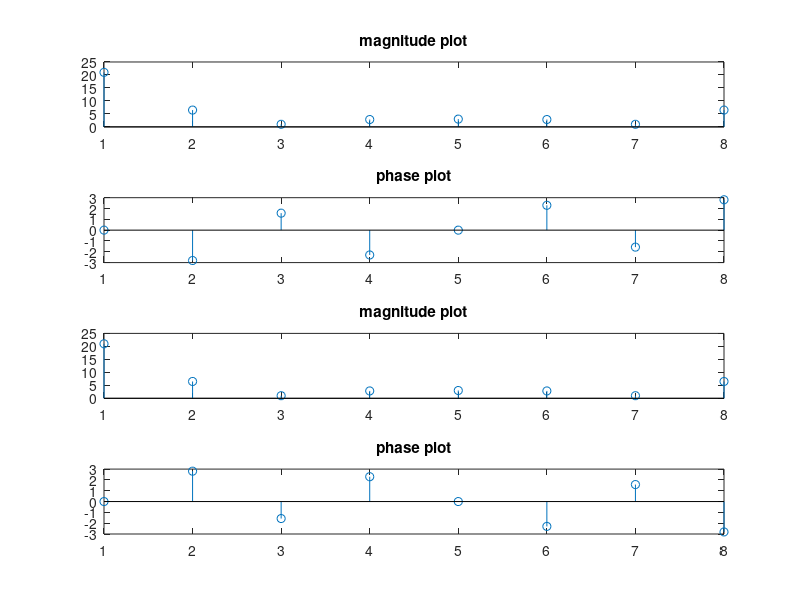

Write the MATLAB code that produced this figure.
%time reversal
clc;
close all;
x1=[1 2 3 4 5 2 3 1];
x2=[1 1 3 2 5 4 3 2];
L=length(x1);
L1=length(x2);
N=8;
x3=[x1 zeros(1,(N-L))];
x4=[x2 zeros(1,(N-L1))];
for k=0:1:N-1;
    X1(k+1)=0;
    X2(k+1)=0;
    for n=0:1:N-1;
        X1(k+1)=X1(k+1)+(x3(n+1)*exp((-2*pi*1i*k*n)/N));
        X2(k+1)=X2(k+1)+(x4(n+1)*exp((-2*pi*1i*k*n)/N));
    end
end
display(X1)
X2
subplot(4,1,1),stem(abs(X1));
title('magnitude plot');
subplot(4,1,2),stem(angle(X1));
title('phase plot');
subplot(4,1,3),stem(abs(X2));
title('magnitude plot');
subplot(4,1,4),stem(angle(X2));
title('phase plot');
        
        